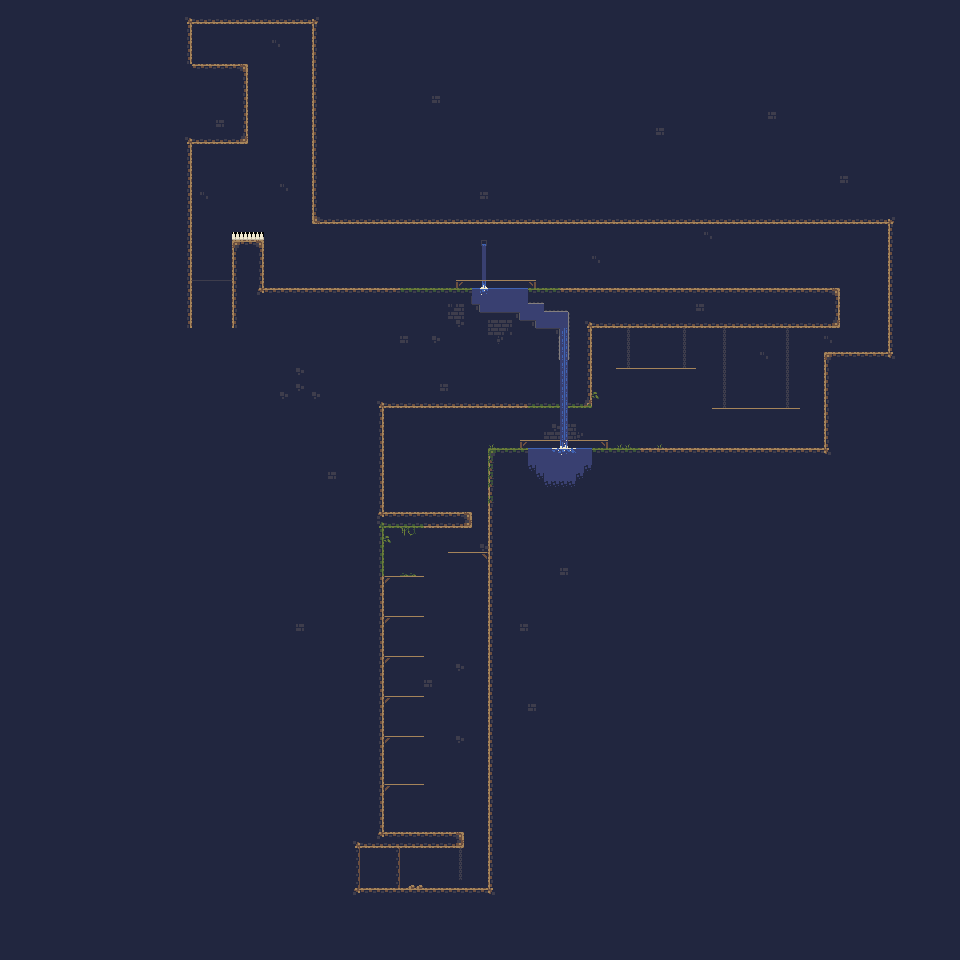

This game map was drawn from its Tiled (.tmx) file and the tilesets committed beside it. A one-line description and the trimmed map source follow:
An orthogonal 120x120 tile map with 8x8 px tiles, 2 tile layers (background, foreground), 3 tilesets and 44 objects (3x baddie, 3x slime, 2x map-change, skeleton, spikes, ...).

<map version="1.2" tiledversion="1.2.4" orientation="orthogonal" renderorder="right-down" width="120" height="120" tilewidth="8" tileheight="8" infinite="0" nextlayerid="11" nextobjectid="266">
 <tileset firstgid="1" source="cavesofgallet_tiles.tsx" />
 <tileset firstgid="97" source="lightsource.tsx" />
 <tileset firstgid="98" source="cavesofgallet_tiles_transparent.tsx" />
 <layer id="1" name="background" width="120" height="120">
  <data>[14400 cells, 14400 non-empty, 31 distinct tile ids]</data>
 </layer>
 <objectgroup id="2" name="lights">
  <object id="103" gid="97" x="208" y="976" width="256" height="160" />
  <object id="265" gid="97" x="136" y="480" width="152" height="248" />
 </objectgroup>
 <layer id="3" name="foreground" width="120" height="120">
  <data>[14400 cells, 14373 non-empty, 25 distinct tile ids]</data>
 </layer>
 <objectgroup color="#bc0000" id="4" name="enemies">
  <object id="253" name="baddie" x="432" y="256" />
  <object id="254" name="baddie" x="416" y="496" />
  <object id="255" name="slime" x="408" y="816" />
  <object id="257" name="slime" x="440" y="816" />
  <object id="261" name="baddie" x="760" y="384" />
  <object id="262" name="skeleton" x="608" y="272" />
  <object id="263" name="slime" x="208" y="48" />
 </objectgroup>
 <objectgroup id="5" name="platforms" visible="0">
  <object id="118" x="360" y="888" width="128" height="16" />
  <object id="185" x="360" y="832" width="104" height="16" />
  <object id="186" x="248" y="240" width="16" height="368" />
  <object id="202" x="160" y="24" width="16" height="664" />
  <object id="203" x="488" y="448" width="24" height="456" />
  <object id="204" x="160" y="8" width="152" height="16" />
  <object id="209" name="spikes" x="232" y="232" width="32" height="8" />
  <object id="213" x="176" y="344" width="16" height="264" />
  <object id="214" x="232" y="328" width="16" height="280" />
  <object id="215" x="232" y="240" width="16" height="88" />
  <object id="216" x="176" y="24" width="16" height="320" />
  <object id="220" x="360" y="408" width="24" height="424" />
  <object id="232" x="192" y="64" width="56" height="80" />
  <object id="233" x="384" y="784" width="40" height="8">
   <properties>
    <property name="jump-through" type="bool" value="true" />
   </properties>
  </object>
  <object id="234" x="384" y="736" width="40" height="8">
   <properties>
    <property name="jump-through" type="bool" value="true" />
   </properties>
  </object>
  <object id="235" x="384" y="696" width="40" height="8">
   <properties>
    <property name="jump-through" type="bool" value="true" />
   </properties>
  </object>
  <object id="236" x="384" y="656" width="40" height="8">
   <properties>
    <property name="jump-through" type="bool" value="true" />
   </properties>
  </object>
  <object id="237" x="384" y="616" width="40" height="8">
   <properties>
    <property name="jump-through" type="bool" value="true" />
   </properties>
  </object>
  <object id="238" x="384" y="576" width="40" height="8">
   <properties>
    <property name="jump-through" type="bool" value="true" />
   </properties>
  </object>
  <object id="239" x="384" y="512" width="88" height="16" />
  <object id="240" x="448" y="552" width="40" height="8">
   <properties>
    <property name="jump-through" type="bool" value="true" />
   </properties>
  </object>
  <object id="242" x="512" y="448" width="328" height="16" />
  <object id="244" x="592" y="288" width="248" height="40" />
  <object id="245" x="824" y="352" width="16" height="96" />
  <object id="246" x="616" y="368" width="80" height="8">
   <properties>
    <property name="jump-through" type="bool" value="true" />
   </properties>
  </object>
  <object id="247" x="712" y="408" width="88" height="8">
   <properties>
    <property name="jump-through" type="bool" value="true" />
   </properties>
  </object>
  <object id="248" x="840" y="352" width="56" height="8" />
  <object id="249" x="888" y="216" width="8" height="136" />
  <object id="250" x="312" y="8" width="576" height="216" />
  <object id="251" x="264" y="288" width="328" height="120" />
  <object id="259" x="520" y="440" width="88" height="8" />
  <object id="260" x="456" y="280" width="80" height="8" />
 </objectgroup>
 <objectgroup id="6" name="NOTES" locked="1" />
 <objectgroup color="#03c700" id="7" name="powerups" locked="1" />
 <objectgroup color="#0000ff" id="8" name="spawn" locked="1">
  <object id="158" name="caves101" x="392" y="872" />
 </objectgroup>
 <objectgroup color="#be00ffff" id="9" name="triggers" visible="0" locked="1">
  <object id="156" name="to caves101" type="map-change" x="360" y="848" width="16.3635" height="40">
   <properties>
    <property name="action" value="caves101" />
    <property name="type" value="change-scene" />
   </properties>
  </object>
  <object id="208" name="to caves 101_h1" type="map-change" x="192" y="280" width="40" height="24">
   <properties>
    <property name="action" value="caves101_h1" />
    <property name="type" value="change-scene" />
   </properties>
  </object>
 </objectgroup>
 <objectgroup id="10" name="interactables" locked="1" />
</map>
